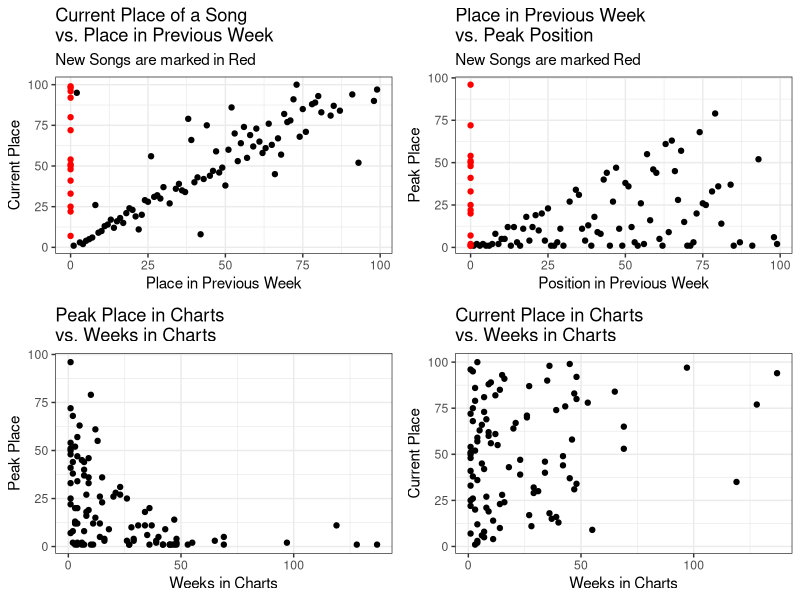
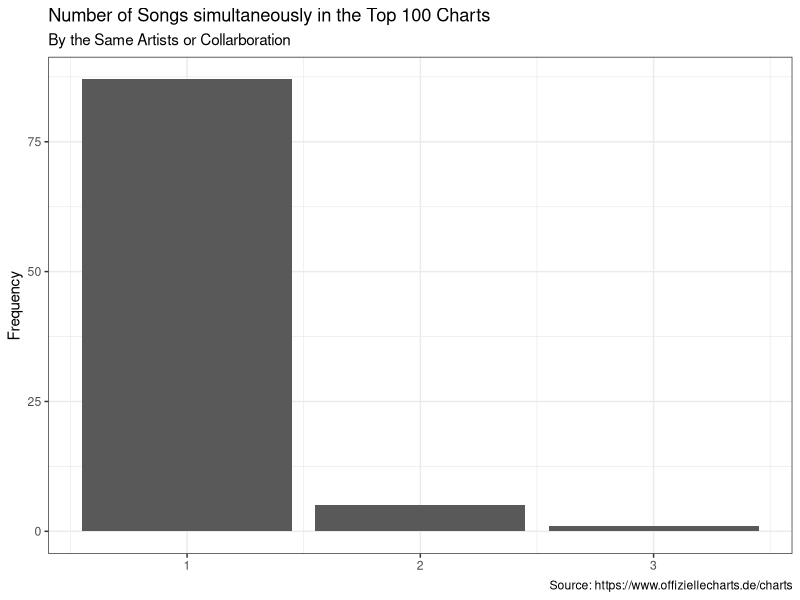
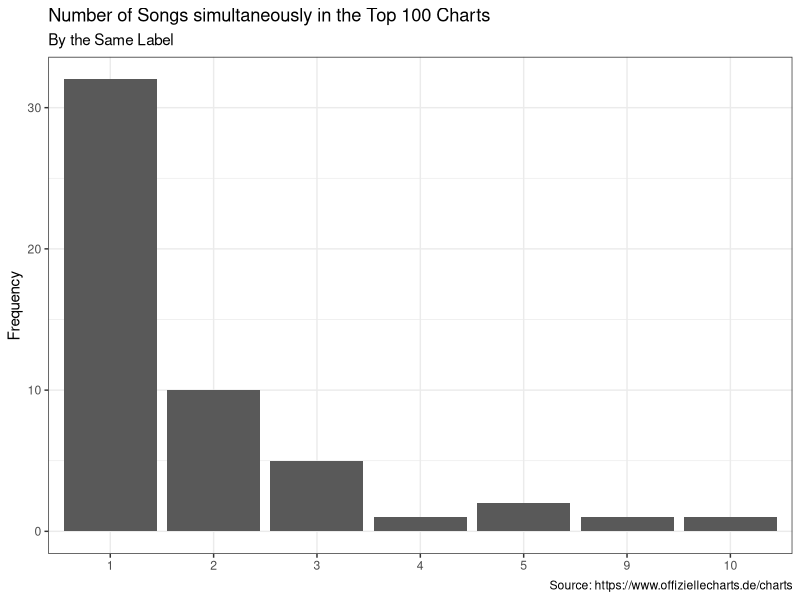

Write the R code that produced these figures, in order.
## ---- chunk 1
library(ggplot2)
library(gridExtra)
library(readr)
library(dplyr)
chart_scrap <- read_csv('2022-05-25_charts_report.csv')
## ---- chunk 2
#Reporting Figures and Tables
#Scatter Plots
current_v_last <- ggplot(data = chart_scrap,
                                     aes(y = current, x=last_week,
                                     col=ifelse(is.na(last_week), yes = 'NA' , no = 'NonNA')))+
                                      geom_point(aes(y = current, x=last_week_fill),show.legend = F)+
                                      scale_color_manual(values = c('#FF0000','#000000'))+
                                      labs(title = 'Current Place of a Song \nvs. Place in Previous Week',
                                           subtitle = 'New Songs are marked in Red',
                                           y='Current Place', x='Place in Previous Week')+
                                        theme_bw()
weeks_v_peak <- ggplot(data = chart_scrap,
                                             aes(x=weeks_in_charts, y=peak_in_charts))+
                                              geom_point()+
                                              labs(title = 'Peak Place in Charts \nvs. Weeks in Charts',
                                                   x='Weeks in Charts', y='Peak Place')+
                                              theme_bw()
week_v_current <- ggplot(data = chart_scrap, aes(x=weeks_in_charts, y=current))+
                                      geom_point()+
                                      labs(title = 'Current Place in Charts \nvs. Weeks in Charts',
                                           x='Weeks in Charts', y='Current Place')+
                                      theme_bw()
last_v_peak <- ggplot(data = chart_scrap, aes(x=last_week_fill, y=peak_in_charts,
                                                col=ifelse(is.na(last_week), yes = 'NA' , no = 'NonNA')))+
                                    geom_point(show.legend = F)+
                                    labs(title = 'Place in Previous Week \nvs. Peak Position',
                                         subtitle = 'New Songs are marked Red',
                                         x='Position in Previous Week', y='Peak Place')+
                                    scale_color_manual(values = c('#FF0000','#000000'))+
                                    theme_bw()
grid.arrange(current_v_last,last_v_peak, weeks_v_peak,week_v_current, nrow=2)
## ---- chunk 3
chart_scrap%>%
                      count(artist)%>%
                      ggplot(aes(x=n))+
                      geom_bar()+
                      labs(title = 'Number of Songs simultaneously in the Top 100 Charts',
                           subtitle = 'By the Same Artists or Collarboration',
                           y='Frequency',
                           x=NULL,
                           caption = 'Source: https://www.offiziellecharts.de/charts')+
                      theme_bw()
chart_scrap%>%
                        count(artist,sort = T)%>%
                        filter(n>1)%>%
                        knitr::kable()
chart_scrap%>%
                      count(label)%>%
                      ggplot(aes(x=as.factor(n)))+
                      geom_bar()+
                      geom_bar()+
                      labs(title = 'Number of Songs simultaneously in the Top 100 Charts',
                           subtitle = 'By the Same Label',
                           y='Frequency',
                           x=NULL,
                           caption = 'Source: https://www.offiziellecharts.de/charts')+
                      theme_bw()
chart_scrap%>%
                        count(label, sort = T)%>%
                        filter(n>1)%>%
                        knitr::kable()
## ---- chunk 4
#Songs that are currently peaking
chart_scrap%>%
                        filter(current == peak_in_charts)%>%
                        select(artist, title, current)%>%
                        rename(Position = current)%>%
                        knitr::kable()
